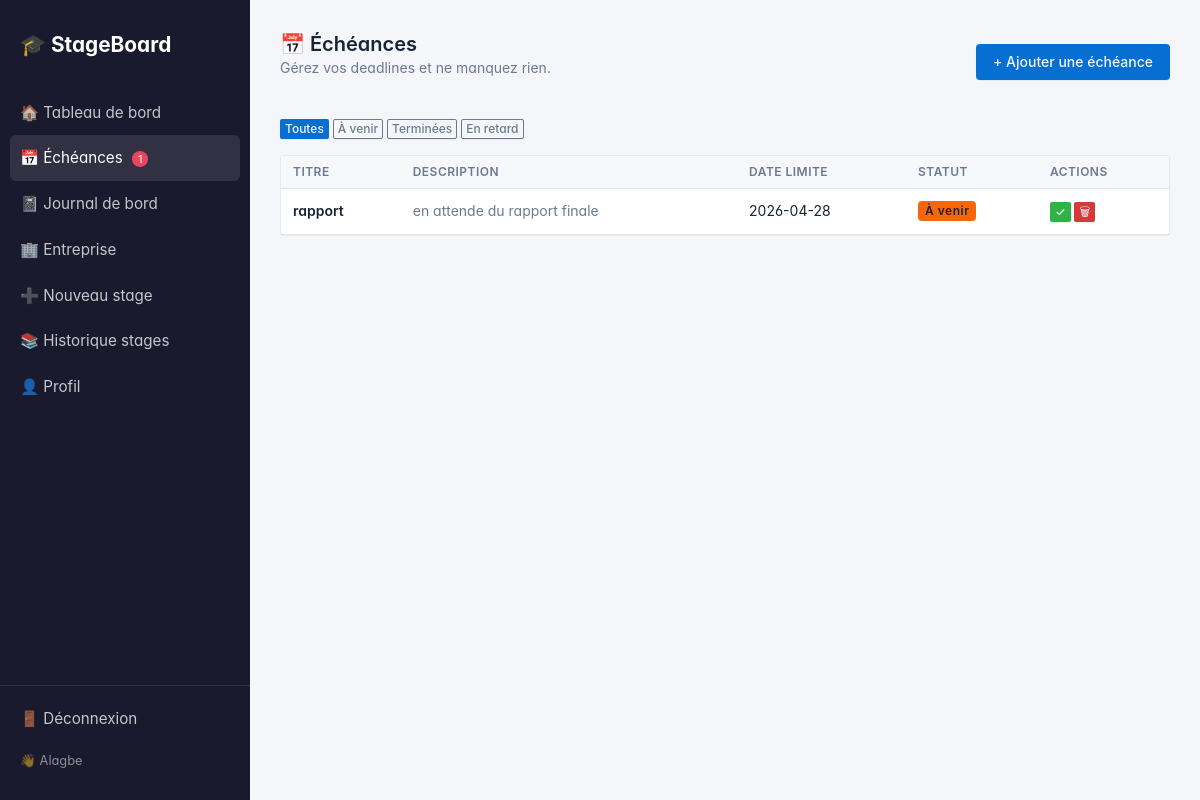
The page /echeances (signed in) on the database its author committed.
### app.py (models this page shows)
class Echeance(db.Model):
    __tablename__ = 'echeances'
    id = db.Column(db.Integer, primary_key=True)
    stage_id = db.Column(db.Integer, db.ForeignKey('stages.id'), nullable=False)
    titre = db.Column(db.String(100), nullable=False)
    description = db.Column(db.Text)
    date_limite = db.Column(db.String(20), nullable=False)
    statut = db.Column(db.String(20), default='a_venir')

### app.py (the view)
@app.route('/echeances')
def echeances():
    if 'user_id' not in session:
        return redirect(url_for('login'))
    stage = get_stage_actif()
    if not stage:
        flash('Créez d\'abord un stage.', 'warning')
        return redirect(url_for('nouveau_stage'))
    update_statuts(stage.id)
    filtre = request.args.get('filtre', 'tous')
    if filtre == 'tous':
        liste = Echeance.query.filter_by(stage_id=stage.id).order_by(Echeance.date_limite).all()
    else:
        liste = Echeance.query.filter_by(stage_id=stage.id, statut=filtre).order_by(Echeance.date_limite).all()
    return render_template('echeances.html', echeances=liste, filtre=filtre)

### app.py (called while the page is built)
@app.context_processor
def inject_alertes():
    if 'user_id' in session:
        stage = Stage.query.filter_by(
            user_id=session['user_id'], actif=True
        ).first()
        if stage:
            today = date.today()
            count = 0
            for e in stage.echeances:
                if e.statut != 'termine':
                    jours = (date.fromisoformat(e.date_limite) - today).days
                    if 0 <= jours <= 7:
                        count += 1
            return dict(alertes_count=count)
    return dict(alertes_count=0)

def get_stage_actif():
    return Stage.query.filter_by(
        user_id=session['user_id'], actif=True
    ).first()

def update_statuts(stage_id):
    today = date.today().isoformat()
    echeances = Echeance.query.filter_by(stage_id=stage_id).all()
    for e in echeances:
        if e.statut != 'termine' and e.date_limite < today:
            e.statut = 'retard'
    db.session.commit()

### templates/echeances.html (shortened to what this page needs)
{% extends "base.html" %}
{% block content %}
<div class="d-flex justify-content-between align-items-center mb-4">
    <div>
        <h2 class="mb-0">📅 Échéances</h2>
        <p class="text-muted">Gérez vos deadlines et ne manquez rien.</p>
    </div>
    <button class="btn btn-primary" data-bs-toggle="modal" data-bs-target="#modalAjout">
        + Ajouter une échéance
    </button>
</div>
<div class="mb-3">
    <a href="/echeances" class="btn btn-sm {% if filtre == 'tous' %}btn-primary{% else %}btn-outline-secondary{% endif %}">Toutes</a>
    <a href="/echeances?filtre=a_venir" class="btn btn-sm {% if filtre == 'a_venir' %}btn-primary{% else %}btn-outline-secondary{% endif %}">À venir</a>
    <a href="/echeances?filtre=termine" class="btn btn-sm {% if filtre == 'termine' %}btn-success{% else %}btn-outline-secondary{% endif %}">Terminées</a>
    <a href="/echeances?filtre=retard" class="btn btn-sm {% if filtre == 'retard' %}btn-danger{% else %}btn-outline-secondary{% endif %}">En retard</a>
</div>
<div class="card">
    <div class="table-responsive">
        <table class="table table-hover mb-0">
            <thead style="background:#f4f6f9;">
                <tr>
                    <th>Titre</th>
                    <th>Description</th>
                    <th>Date limite</th>
                    <th>Statut</th>
                    <th>Actions</th>
                </tr>
            </thead>
            <tbody>
                {% for e in echeances %}
                <tr>
                    <td class="fw-bold">{{ e.titre }}</td>
                    <td class="text-muted">{{ e.description }}</td>
                    <td>{{ e.date_limite }}</td>
                    <td>
                        <span class="badge
                            {% if e.statut == 'retard' %}bg-danger
                            {% elif e.statut == 'termine' %}bg-success
                            {% else %}bg-warning text-dark{% endif %}">
                            {% if e.statut == 'a_venir' %}À venir
                            {% elif e.statut == 'termine' %}Terminée
                            {% else %}En retard{% endif %}
                        </span>
                    </td>
                    <td>
                        {% if e.statut != 'termine' %}
                        <a href="/echeances/terminer/{{ e.id }}" class="btn btn-sm btn-success">✓</a>
                        {% endif %}
                        <a href="/echeances/supprimer/{{ e.id }}" class="btn btn-sm btn-danger"
                           onclick="return confirm('Supprimer cette échéance ?')">🗑</a>
                    </td>
                </tr>
                {% else %}
                <tr>
                    <td colspan="5" class="text-center text-muted py-4">
                        Aucune échéance. Ajoutez-en une !
                    </td>
                </tr>
                {% endfor %}
            </tbody>
        </table>
    </div>
</div>
{% endblock %}

### templates/base.html (style rules this page uses)
body { display: flex; min-height: 100vh; margin: 0; }

### rows shown on the page
Echeance: titre "rapport", description "en attende du rapport finale", date_limite "2026-04-28", statut "À venir"

### other values the page prints
{{ alertes_count }} "1"
{{ session.get('user_prenom', '') }} "Alagbe"
